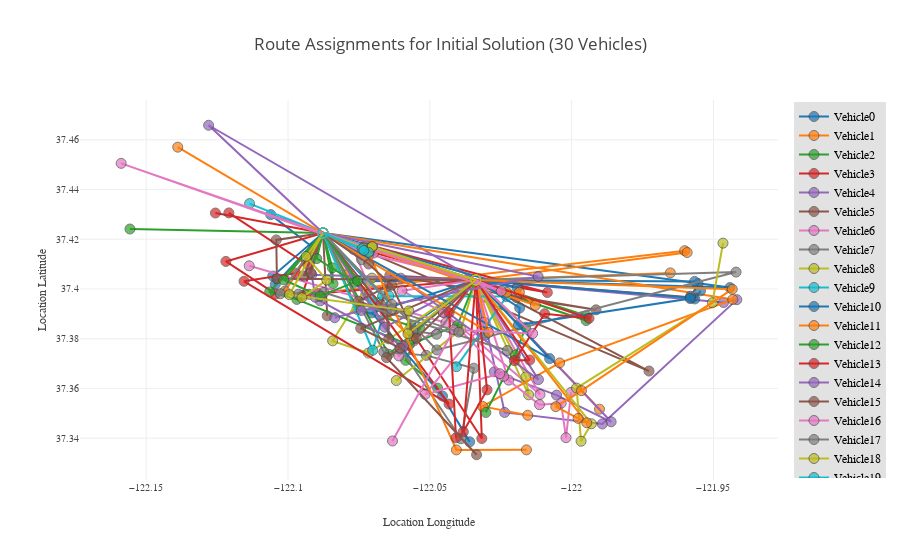

Source (notebook cell):
### Code cell
import plotly.offline as py
import plotly.graph_objs as go
import pandas as pd

py.offline.init_notebook_mode(connected=True)

#import data

#datapath = "C:\Users\Dan Steffy\Dropbox\Research\VRPVIS\\"
datapath = "/Users/TomCreo/Desktop/"

df_ArrivalTimes = pd.read_excel(str(datapath+"Assignment30.xlsx"), sheet_name="ArrivalTimes")
df_Locations = pd.read_excel(str(datapath+"Assignment30.xlsx"), sheet_name="Locations")
df_ArrivalLoad = pd.read_excel(str(datapath+"Assignment30.xlsx"), sheet_name="ArrivalLoad")
df_Demand = pd.read_excel(str(datapath+"Assignment30.xlsx"), sheet_name="Demand")
df_Requests = pd.read_csv(str(datapath+"Google_Campus_Data_217_Shifted.csv"))

#to store requestID associated with each stop
VehRequestID = []

#to store latitude associated with each stop
VehLat = []

#to store longitudes associated with each stop
VehLong = []

#marker fill based on pickup or dropoff
VehFill = []

#hovertext RequestID
VehText = []


#create lists of lists
for v in range(30):
    VehRequestID.append([])
    VehLat.append([])
    VehLong.append([])
    VehFill.append([])
    VehText.append([])
    
#calculate request ID associated with each stop
#extract latitude/longitude from requestID
#assign marker fill: pickup = 'circle', dropoff = 'circle-open'

clist = df_Locations.columns
for v in range(30):
    for i, location in enumerate(df_Locations[clist[v]].dropna(),start=1):
        vehdemand =  df_Demand[clist[v]].dropna()[i]
        if vehdemand == 1:
            VehRequestID[v].append(location/2)
            VehLat[v].append(df_Requests.fromLatitude[location/2])
            VehLong[v].append(df_Requests.fromLongitude[location/2])
            VehFill[v].append('circle')
            VehText[v].append('Pickup RequestID '+str(int(location/2)))
        elif vehdemand == -1:
            VehRequestID[v].append((location-1)/2)
            VehLat[v].append(df_Requests.toLatitude[(location-1)/2])
            VehLong[v].append(df_Requests.toLongitude[(location-1)/2])
            VehFill[v].append('circle-open')
            VehText[v].append('Dropoff RequestID '+str(int((location-1)/2)))

    
data = []
for v in range(30):
    trace = go.Scatter3d(
        x=VehLong[v],
        y=VehLat[v],
        z=df_ArrivalTimes[clist[v]].dropna(),
        name='Vehicle' + str(v),
        mode='lines+markers',
        marker=dict(
            size=6,
            symbol=VehFill[v],
            line=dict(
                width=0.5
            ),
            opacity=0.7
        ),
        line=dict(),
        text=VehText[v]
    )
    data.append(trace)

layout = go.Layout(
    margin=dict(
        l=0,
        r=0,
        b=0,
        t=0
    ),
    legend=dict(
        x=0,
        y=0,
        traceorder='normal',
        font=dict(
            family='sans-serif',
            size=12,
            color='#000'
        ),
        bgcolor='#E2E2E2',
        bordercolor='#FFFFFF',
        borderwidth=2
    )
)

fig = go.Figure(data=data, layout=layout)
#py.offline.iplot(fig)


#create 2d version of plot


data2d = []
for v in range(30):
    trace2d = go.Scatter(
        x=VehLong[v],
        y=VehLat[v],
        name='Vehicle' + str(v),
        mode='lines+markers',
        marker=dict(
            size=10,
            symbol=VehFill[v],
            line=dict(
                width=1.0
            ),
            opacity=0.7
        ),
        line=dict(),
        text=VehText[v],
    )
    data2d.append(trace2d)

layout2d = go.Layout(
    title = 'Route Assignments for Initial Solution (30 Vehicles)',
    legend=dict(
        traceorder='normal',
        font=dict(
            family='sans-serif',
            size=12,
            color='#000'
        ),
        bgcolor='#E2E2E2',
        bordercolor='#FFFFFF',
        borderwidth=2
    ),
    xaxis = dict(
        title = 'Location Longitude',
        titlefont=dict(
            family='Arial, sans-serif',
            size=12
        ),
        tickfont=dict(
            family='Arial, sans-serif',
            size=10
        ),
    ),
    yaxis = dict(
        title = 'Location Latitude',
        titlefont=dict(
            family='Arial, sans-serif',
            size=12
        ),
        tickfont=dict(
            family='Arial, sans-serif',
            size=10
        )
    )
    
)

fig2d = go.Figure(data=data2d, layout=layout2d)
py.offline.iplot(fig2d)

### Figure 1 — Plotly figure (JSON) as saved in the notebook; plotly's stock layout.template omitted (floating-point values rounded to 4 significant figures)
{"data": [{"marker": {"line": {"width": 1}, "opacity": 0.7, "size": 10, "symbol": ["circle", "circle-open", "circle", "circle", "circle-open", "circle-open", "circle", "circle", "circle-open", "circle", "circle-open", "circle-open", "circle", "circle-open", "circle", "circle-open"]}, "mode": "lines+markers", "name": "Vehicle0", "text": ["Pickup RequestID 0", "Dropoff RequestID 0", "Pickup RequestID 102", "Pickup RequestID 109", "Dropoff RequestID 109", "Dropoff RequestID 102", "Pickup RequestID 132", "Pickup RequestID 110", "Dropoff RequestID 110", "Pickup RequestID 146", "Dropoff RequestID 132", "Dropoff RequestID 146", "Pickup RequestID 189", "Dropoff RequestID 189", "Pickup RequestID 188", "Dropoff RequestID 188"], "type": "scatter", "uid": "735d5e6b-fa4a-11e8-b585-00264a01b5b6", "x": [-122.1, -122.1, -122.1, -122.1, -122.1, -122.1, -122.1, -122.1, -122.1, -122.1, -122.0, -122.0, -122.1, -122.0, -121.9, -122.1], "y": [37.42, 37.42, 37.43, 37.42, 37.42, 37.42, 37.4, 37.41, 37.42, 37.4, 37.4, 37.4, 37.39, 37.4, 37.4, 37.42]}, {"marker": {"line": {"width": 1}, "opacity": 0.7, "size": 10, "symbol": ["circle", "circle", "circle-open", "circle-open", "circle", "circle", "circle", "circle", "circle-open", "circle-open", "circle-open", "circle-open", "circle", "circle-open", "circle", "circle-open"]}, "mode": "lines+markers", "name": "Vehicle1", "text": ["Pickup RequestID 2", "Pickup RequestID 1", "Dropoff RequestID 2", "Dropoff RequestID 1", "Pickup RequestID 119", "Pickup RequestID 117", "Pickup RequestID 120", "Pickup RequestID 135", "Dropoff RequestID 119", "Dropoff RequestID 135", "Dropoff RequestID 120", "Dropoff RequestID 117", "Pickup RequestID 156", "Dropoff RequestID 156", "Pickup RequestID 208", "Dropoff RequestID 208"], "type": "scatter", "uid": "735d630f-fa4a-11e8-8d87-00264a01b5b6", "x": [-122.1, -122.1, -122.1, -122.1, -122.1, -122.1, -122.0, -122.0, -122.0, -122.0, -122.0, -122.0, -122.0, -122.0, -122.0, -122.0], "y": [37.38, 37.41, 37.42, 37.42, 37.4, 37.4, 37.42, 37.41, 37.4, 37.4, 37.4, 37.4, 37.35, 37.4, 37.41, 37.4]}, {"marker": {"line": {"width": 1}, "opacity": 0.7, "size": 10, "symbol": ["circle", "circle", "circle", "circle", "circle-open", "circle-open", "circle-open", "circle-open", "circle", "circle", "circle-open", "circle-open", "circle", "circle-open", "circle", "circle", "circle-open", "circle-open", "circle", "circle-open"]}, "mode": "lines+markers", "name": "Vehicle2", "text": ["Pickup RequestID 3", "Pickup RequestID 7", "Pickup RequestID 14", "Pickup RequestID 15", "Dropoff RequestID 14", "Dropoff RequestID 15", "Dropoff RequestID 7", "Dropoff RequestID 3", "Pickup RequestID 129", "Pickup RequestID 122", "Dropoff RequestID 129", "Dropoff RequestID 122", "Pickup RequestID 127", "Dropoff RequestID 127", "Pickup RequestID 162", "Pickup RequestID 176", "Dropoff RequestID 162", "Dropoff RequestID 176", "Pickup RequestID 201", "Dropoff RequestID 201"], "type": "scatter", "uid": "735d65ca-fa4a-11e8-8b0e-00264a01b5b6", "x": [-122.0, -122.1, -122.1, -122.1, -122.1, -122.1, -122.1, -122.1, -122.1, -122.1, -122.1, -122.1, -122.1, -122.0, -122.0, -122.0, -122.1, -122.1, -122.2, -122.1], "y": [37.36, 37.37, 37.38, 37.39, 37.42, 37.42, 37.42, 37.42, 37.4, 37.41, 37.42, 37.42, 37.37, 37.4, 37.39, 37.39, 37.42, 37.42, 37.42, 37.42]}, {"marker": {"line": {"width": 1}, "opacity": 0.7, "size": 10, "symbol": ["circle", "circle", "circle-open", "circle", "circle-open", "circle-open", "circle", "circle", "circle-open", "circle-open", "circle", "circle-open", "circle", "circle", "circle-open", "circle-open", "circle", "circle-open"]}, "mode": "lines+markers", "name": "Vehicle3", "text": ["Pickup RequestID 4", "Pickup RequestID 9", "Dropoff RequestID 9", "Pickup RequestID 8", "Dropoff RequestID 8", "Dropoff RequestID 4", "Pickup RequestID 92", "Pickup RequestID 96", "Dropoff RequestID 96", "Dropoff RequestID 92", "Pickup RequestID 101", "Dropoff RequestID 101", "Pickup RequestID 157", "Pickup RequestID 203", "Dropoff RequestID 157", "Dropoff RequestID 203", "Pickup RequestID 215", "Dropoff RequestID 215"], "type": "scatter", "uid": "735d6875-fa4a-11e8-bf66-00264a01b5b6", "x": [-122.1, -122.1, -122.1, -122.1, -122.0, -122.0, -122.0, -122.1, -122.0, -122.0, -122.0, -122.1, -122.1, -122.1, -122.0, -122.1, -122.1, -122.1], "y": [37.4, 37.41, 37.42, 37.42, 37.4, 37.4, 37.34, 37.38, 37.4, 37.4, 37.4, 37.42, 37.4, 37.4, 37.4, 37.42, 37.43, 37.42]}, {"marker": {"line": {"width": 1}, "opacity": 0.7, "size": 10, "symbol": ["circle", "circle", "circle", "circle-open", "circle-open", "circle-open", "circle", "circle", "circle", "circle", "circle-open", "circle-open", "circle-open", "circle-open", "circle", "circle-open", "circle", "circle-open"]}, "mode": "lines+markers", "name": "Vehicle4", "text": ["Pickup RequestID 5", "Pickup RequestID 6", "Pickup RequestID 13", "Dropoff RequestID 5", "Dropoff RequestID 13", "Dropoff RequestID 6", "Pickup RequestID 104", "Pickup RequestID 111", "Pickup RequestID 128", "Pickup RequestID 106", "Dropoff RequestID 111", "Dropoff RequestID 106", "Dropoff RequestID 128", "Dropoff RequestID 104", "Pickup RequestID 206", "Dropoff RequestID 206", "Pickup RequestID 181", "Dropoff RequestID 181"], "type": "scatter", "uid": "735d6b30-fa4a-11e8-a3a2-00264a01b5b6", "x": [-122.0, -122.0, -122.0, -122.0, -122.0, -122.0, -122.0, -122.0, -121.9, -121.9, -122.0, -122.0, -122.1, -122.1, -122.1, -122.1, -122.1, -122.0], "y": [37.37, 37.36, 37.35, 37.4, 37.4, 37.4, 37.35, 37.35, 37.4, 37.39, 37.4, 37.4, 37.42, 37.42, 37.42, 37.42, 37.47, 37.4]}, {"marker": {"line": {"width": 1}, "opacity": 0.7, "size": 10, "symbol": ["circle", "circle-open", "circle", "circle", "circle", "circle-open", "circle-open", "circle-open", "circle", "circle-open", "circle", "circle-open", "circle", "circle-open"]}, "mode": "lines+markers", "name": "Vehicle5", "text": ["Pickup RequestID 10", "Dropoff RequestID 10", "Pickup RequestID 114", "Pickup RequestID 107", "Pickup RequestID 133", "Dropoff RequestID 133", "Dropoff RequestID 114", "Dropoff RequestID 107", "Pickup RequestID 123", "Dropoff RequestID 123", "Pickup RequestID 209", "Dropoff RequestID 209", "Pickup RequestID 211", "Dropoff RequestID 211"], "type": "scatter", "uid": "735d6de3-fa4a-11e8-b562-00264a01b5b6", "x": [-122.0, -122.0, -122.1, -122.0, -122.0, -122.0, -122.0, -122.0, -122.0, -122.1, -122.1, -122.1, -122.1, -122.1], "y": [37.4, 37.4, 37.41, 37.39, 37.4, 37.4, 37.4, 37.4, 37.37, 37.42, 37.42, 37.42, 37.39, 37.42]}, {"marker": {"line": {"width": 1}, "opacity": 0.7, "size": 10, "symbol": ["circle", "circle", "circle", "circle", "circle-open", "circle-open", "circle-open", "circle-open", "circle", "circle", "circle", "circle-open", "circle-open", "circle-open", "circle", "circle", "circle", "circle", "circle", "circle", "circle-open", "circle-open", "circle-open", "circle-open", "circle-open", "circle-open", "circle", "circle", "circle-open", "circle-open"]}, "mode": "lines+markers", "name": "Vehicle6", "text": ["Pickup RequestID 11", "Pickup RequestID 17", "Pickup RequestID 16", "Pickup RequestID 28", "Dropoff RequestID 28", "Dropoff RequestID 17", "Dropoff RequestID 11", "Dropoff RequestID 16", "Pickup RequestID 116", "Pickup RequestID 115", "Pickup RequestID 125", "Dropoff RequestID 115", "Dropoff RequestID 125", "Dropoff RequestID 116", "Pickup RequestID 186", "Pickup RequestID 204", "Pickup RequestID 166", "Pickup RequestID 165", "Pickup RequestID 205", "Pickup RequestID 187", "Dropoff RequestID 165", "Dropoff RequestID 204", "Dropoff RequestID 205", "Dropoff RequestID 187", "Dropoff RequestID 186", "Dropoff RequestID 166", "Pickup RequestID 214", "Pickup RequestID 216", "Dropoff RequestID 214", "Dropoff RequestID 216"], "type": "scatter", "uid": "735d7080-fa4a-11e8-bc8e-00264a01b5b6", "x": [-122.1, -122.0, -122.1, -122.1, -122.1, -122.1, -122.0, -122.0, -122.0, -122.0, -122.1, -122.0, -122.1, -122.1, -122.1, -122.1, -122.1, -122.1, -122.1, -122.1, -122.0, -122.0, -122.0, -122.0, -122.0, -122.0, -122.0, -122.0, -122.0, -122.0], "y": [37.41, 37.39, 37.37, 37.42, 37.42, 37.42, 37.4, 37.4, 37.36, 37.39, 37.4, 37.4, 37.42, 37.42, 37.42, 37.42, 37.42, 37.42, 37.41, 37.41, 37.4, 37.4, 37.4, 37.4, 37.4, 37.4, 37.39, 37.36, 37.4, 37.4]}, {"marker": {"line": {"width": 1}, "opacity": 0.7, "size": 10, "symbol": ["circle", "circle-open", "circle", "circle", "circle", "circle", "circle-open", "circle-open", "circle-open", "circle-open", "circle", "circle-open"]}, "mode": "lines+markers", "name": "Vehicle7", "text": ["Pickup RequestID 12", "Dropoff RequestID 12", "Pickup RequestID 131", "Pickup RequestID 139", "Pickup RequestID 137", "Pickup RequestID 130", "Dropoff RequestID 139", "Dropoff RequestID 137", "Dropoff RequestID 131", "Dropoff RequestID 130", "Pickup RequestID 170", "Dropoff RequestID 170"], "type": "scatter", "uid": "735dc670-fa4a-11e8-b1ef-00264a01b5b6", "x": [-122.1, -122.1, -122.0, -122.0, -122.1, -122.1, -122.1, -122.1, -122.1, -122.1, -122.1, -122.1], "y": [37.41, 37.42, 37.34, 37.37, 37.37, 37.37, 37.42, 37.42, 37.42, 37.42, 37.4, 37.42]}, {"marker": {"line": {"width": 1}, "opacity": 0.7, "size": 10, "symbol": ["circle", "circle", "circle-open", "circle-open", "circle", "circle", "circle", "circle-open", "circle-open", "circle-open", "circle", "circle", "circle-open", "circle-open"]}, "mode": "lines+markers", "name": "Vehicle8", "text": ["Pickup RequestID 19", "Pickup RequestID 18", "Dropoff RequestID 19", "Dropoff RequestID 18", "Pickup RequestID 126", "Pickup RequestID 124", "Pickup RequestID 121", "Dropoff RequestID 126", "Dropoff RequestID 124", "Dropoff RequestID 121", "Pickup RequestID 194", "Pickup RequestID 151", "Dropoff RequestID 194", "Dropoff RequestID 151"], "type": "scatter", "uid": "735dca59-fa4a-11e8-b41d-00264a01b5b6", "x": [-122.1, -122.0, -122.0, -122.0, -122.1, -122.1, -122.1, -122.0, -122.0, -122.0, -122.0, -122.0, -122.0, -122.0], "y": [37.36, 37.38, 37.4, 37.4, 37.4, 37.38, 37.37, 37.4, 37.4, 37.4, 37.36, 37.36, 37.4, 37.4]}, {"marker": {"line": {"width": 1}, "opacity": 0.7, "size": 10, "symbol": ["circle", "circle", "circle", "circle-open", "circle-open", "circle-open", "circle", "circle", "circle", "circle-open", "circle-open", "circle-open", "circle", "circle-open"]}, "mode": "lines+markers", "name": "Vehicle9", "text": ["Pickup RequestID 22", "Pickup RequestID 20", "Pickup RequestID 31", "Dropoff RequestID 31", "Dropoff RequestID 22", "Dropoff RequestID 20", "Pickup RequestID 136", "Pickup RequestID 140", "Pickup RequestID 142", "Dropoff RequestID 140", "Dropoff RequestID 142", "Dropoff RequestID 136", "Pickup RequestID 155", "Dropoff RequestID 155"], "type": "scatter", "uid": "735dcd14-fa4a-11e8-aa16-00264a01b5b6", "x": [-122.0, -122.0, -122.1, -122.1, -122.1, -122.1, -122.1, -122.1, -122.1, -122.1, -122.1, -122.1, -122.1, -122.1], "y": [37.37, 37.4, 37.4, 37.42, 37.42, 37.42, 37.4, 37.4, 37.38, 37.42, 37.42, 37.42, 37.43, 37.42]}, {"marker": {"line": {"width": 1}, "opacity": 0.7, "size": 10, "symbol": ["circle", "circle", "circle", "circle-open", "circle-open", "circle-open", "circle", "circle-open", "circle", "circle", "circle", "circle-open", "circle", "circle-open", "circle-open", "circle-open"]}, "mode": "lines+markers", "name": "Vehicle10", "text": ["Pickup RequestID 23", "Pickup RequestID 21", "Pickup RequestID 25", "Dropoff RequestID 25", "Dropoff RequestID 23", "Dropoff RequestID 21", "Pickup RequestID 134", "Dropoff RequestID 134", "Pickup RequestID 138", "Pickup RequestID 141", "Pickup RequestID 150", "Dropoff RequestID 138", "Pickup RequestID 173", "Dropoff RequestID 173", "Dropoff RequestID 150", "Dropoff RequestID 141"], "type": "scatter", "uid": "735dcfb0-fa4a-11e8-91bf-00264a01b5b6", "x": [-122.0, -122.0, -122.1, -122.0, -122.0, -122.0, -122.0, -122.0, -122.0, -122.0, -122.0, -122.0, -122.0, -122.1, -122.1, -122.1], "y": [37.34, 37.36, 37.39, 37.4, 37.4, 37.4, 37.38, 37.4, 37.4, 37.4, 37.4, 37.4, 37.4, 37.42, 37.42, 37.42]}, {"marker": {"line": {"width": 1}, "opacity": 0.7, "size": 10, "symbol": ["circle", "circle", "circle", "circle", "circle-open", "circle-open", "circle-open", "circle-open", "circle", "circle-open", "circle", "circle", "circle", "circle-open", "circle-open", "circle-open"]}, "mode": "lines+markers", "name": "Vehicle11", "text": ["Pickup RequestID 26", "Pickup RequestID 38", "Pickup RequestID 37", "Pickup RequestID 24", "Dropoff RequestID 38", "Dropoff RequestID 37", "Dropoff RequestID 26", "Dropoff RequestID 24", "Pickup RequestID 152", "Dropoff RequestID 152", "Pickup RequestID 154", "Pickup RequestID 179", "Pickup RequestID 174", "Dropoff RequestID 179", "Dropoff RequestID 154", "Dropoff RequestID 174"], "type": "scatter", "uid": "735dd26e-fa4a-11e8-b2b7-00264a01b5b6", "x": [-122.0, -122.0, -122.0, -121.9, -122.1, -122.1, -122.1, -122.1, -122.1, -122.1, -122.0, -122.0, -122.0, -122.1, -122.1, -122.1], "y": [37.35, 37.35, 37.37, 37.4, 37.42, 37.42, 37.42, 37.42, 37.46, 37.42, 37.39, 37.4, 37.4, 37.42, 37.42, 37.42]}, {"marker": {"line": {"width": 1}, "opacity": 0.7, "size": 10, "symbol": ["circle", "circle", "circle", "circle-open", "circle-open", "circle-open", "circle", "circle", "circle", "circle", "circle-open", "circle-open", "circle-open", "circle-open"]}, "mode": "lines+markers", "name": "Vehicle12", "text": ["Pickup RequestID 33", "Pickup RequestID 29", "Pickup RequestID 27", "Dropoff RequestID 33", "Dropoff RequestID 27", "Dropoff RequestID 29", "Pickup RequestID 143", "Pickup RequestID 144", "Pickup RequestID 149", "Pickup RequestID 148", "Dropoff RequestID 149", "Dropoff RequestID 144", "Dropoff RequestID 143", "Dropoff RequestID 148"], "type": "scatter", "uid": "735dd528-fa4a-11e8-80ca-00264a01b5b6", "x": [-122.0, -122.0, -122.0, -122.0, -122.0, -122.0, -122.0, -122.1, -122.1, -122.1, -122.1, -122.1, -122.1, -122.0], "y": [37.35, 37.37, 37.38, 37.4, 37.4, 37.4, 37.39, 37.38, 37.4, 37.4, 37.42, 37.42, 37.42, 37.4]}, {"marker": {"line": {"width": 1}, "opacity": 0.7, "size": 10, "symbol": ["circle", "circle", "circle-open", "circle-open", "circle", "circle", "circle", "circle-open", "circle-open", "circle-open"]}, "mode": "lines+markers", "name": "Vehicle13", "text": ["Pickup RequestID 30", "Pickup RequestID 34", "Dropoff RequestID 34", "Dropoff RequestID 30", "Pickup RequestID 161", "Pickup RequestID 160", "Pickup RequestID 197", "Dropoff RequestID 197", "Dropoff RequestID 161", "Dropoff RequestID 160"], "type": "scatter", "uid": "735dd7e6-fa4a-11e8-825f-00264a01b5b6", "x": [-122.1, -122.1, -122.1, -122.1, -122.0, -122.1, -122.1, -122.1, -122.1, -122.1], "y": [37.43, 37.41, 37.42, 37.42, 37.35, 37.4, 37.41, 37.42, 37.42, 37.42]}, {"marker": {"line": {"width": 1}, "opacity": 0.7, "size": 10, "symbol": ["circle", "circle", "circle", "circle", "circle-open", "circle-open", "circle-open", "circle-open", "circle", "circle", "circle-open", "circle-open", "circle", "circle-open"]}, "mode": "lines+markers", "name": "Vehicle14", "text": ["Pickup RequestID 32", "Pickup RequestID 35", "Pickup RequestID 36", "Pickup RequestID 45", "Dropoff RequestID 32", "Dropoff RequestID 45", "Dropoff RequestID 35", "Dropoff RequestID 36", "Pickup RequestID 147", "Pickup RequestID 145", "Dropoff RequestID 147", "Dropoff RequestID 145", "Pickup RequestID 164", "Dropoff RequestID 164"], "type": "scatter", "uid": "735dda85-fa4a-11e8-944d-00264a01b5b6", "x": [-122.1, -122.1, -122.1, -122.1, -122.0, -122.0, -122.0, -122.0, -122.0, -122.1, -122.0, -122.0, -122.1, -122.1], "y": [37.38, 37.4, 37.4, 37.41, 37.4, 37.4, 37.4, 37.4, 37.36, 37.4, 37.4, 37.4, 37.38, 37.42]}, {"marker": {"line": {"width": 1}, "opacity": 0.7, "size": 10, "symbol": ["circle", "circle", "circle", "circle", "circle", "circle-open", "circle-open", "circle-open", "circle-open", "circle-open", "circle", "circle", "circle-open", "circle-open", "circle", "circle", "circle-open", "circle-open"]}, "mode": "lines+markers", "name": "Vehicle15", "text": ["Pickup RequestID 42", "Pickup RequestID 55", "Pickup RequestID 39", "Pickup RequestID 41", "Pickup RequestID 62", "Dropoff RequestID 62", "Dropoff RequestID 55", "Dropoff RequestID 41", "Dropoff RequestID 42", "Dropoff RequestID 39", "Pickup RequestID 180", "Pickup RequestID 171", "Dropoff RequestID 180", "Dropoff RequestID 171", "Pickup RequestID 172", "Pickup RequestID 182", "Dropoff RequestID 172", "Dropoff RequestID 182"], "type": "scatter", "uid": "735ddd21-fa4a-11e8-a160-00264a01b5b6", "x": [-122.1, -122.1, -122.1, -122.1, -122.1, -122.1, -122.1, -122.1, -122.1, -122.1, -122.1, -122.1, -122.1, -122.1, -122.1, -122.1, -122.0, -122.0], "y": [37.38, 37.39, 37.4, 37.4, 37.39, 37.42, 37.42, 37.42, 37.42, 37.42, 37.41, 37.41, 37.42, 37.42, 37.42, 37.4, 37.4, 37.4]}, {"marker": {"line": {"width": 1}, "opacity": 0.7, "size": 10, "symbol": ["circle", "circle", "circle", "circle", "circle", "circle", "circle", "circle", "circle-open", "circle-open", "circle-open", "circle-open", "circle-open", "circle-open", "circle-open", "circle-open", "circle", "circle", "circle-open", "circle-open", "circle", "circle", "circle-open", "circle-open"]}, "mode": "lines+markers", "name": "Vehicle16", "text": ["Pickup RequestID 40", "Pickup RequestID 50", "Pickup RequestID 56", "Pickup RequestID 69", "Pickup RequestID 58", "Pickup RequestID 54", "Pickup RequestID 52", "Pickup RequestID 118", "Dropoff RequestID 56", "Dropoff RequestID 54", "Dropoff RequestID 40", "Dropoff RequestID 50", "Dropoff RequestID 52", "Dropoff RequestID 69", "Dropoff RequestID 58", "Dropoff RequestID 118", "Pickup RequestID 178", "Pickup RequestID 177", "Dropoff RequestID 178", "Dropoff RequestID 177", "Pickup RequestID 193", "Pickup RequestID 207", "Dropoff RequestID 207", "Dropoff RequestID 193"], "type": "scatter", "uid": "735ddfca-fa4a-11e8-9ce9-00264a01b5b6", "x": [-122.0, -122.0, -122.0, -122.0, -122.0, -122.0, -122.1, -122.0, -122.0, -122.0, -122.0, -122.0, -122.0, -122.1, -122.1, -122.1, -122.1, -122.1, -122.1, -122.1, -122.2, -122.1, -122.1, -122.1], "y": [37.36, 37.34, 37.35, 37.35, 37.36, 37.37, 37.36, 37.39, 37.4, 37.4, 37.4, 37.4, 37.4, 37.42, 37.42, 37.42, 37.42, 37.41, 37.42, 37.42, 37.45, 37.42, 37.42, 37.42]}, {"marker": {"line": {"width": 1}, "opacity": 0.7, "size": 10, "symbol": ["circle", "circle", "circle", "circle", "circle-open", "circle-open", "circle-open", "circle-open", "circle", "circle", "circle-open", "circle-open", "circle", "circle", "circle-open", "circle-open"]}, "mode": "lines+markers", "name": "Vehicle17", "text": ["Pickup RequestID 43", "Pickup RequestID 48", "Pickup RequestID 53", "Pickup RequestID 93", "Dropoff RequestID 93", "Dropoff RequestID 43", "Dropoff RequestID 53", "Dropoff RequestID 48", "Pickup RequestID 199", "Pickup RequestID 196", "Dropoff RequestID 199", "Dropoff RequestID 196", "Pickup RequestID 212", "Pickup RequestID 213", "Dropoff RequestID 212", "Dropoff RequestID 213"], "type": "scatter", "uid": "735de270-fa4a-11e8-a2f2-00264a01b5b6", "x": [-122.0, -122.1, -122.1, -122.1, -122.1, -122.1, -122.1, -122.1, -122.0, -121.9, -122.0, -122.0, -122.0, -122.1, -122.0, -122.0], "y": [37.38, 37.4, 37.4, 37.4, 37.42, 37.42, 37.42, 37.42, 37.38, 37.41, 37.4, 37.4, 37.38, 37.38, 37.4, 37.4]}, {"marker": {"line": {"width": 1}, "opacity": 0.7, "size": 10, "symbol": ["circle", "circle", "circle", "circle", "circle", "circle-open", "circle-open", "circle-open", "circle-open", "circle-open"]}, "mode": "lines+markers", "name": "Vehicle18", "text": ["Pickup RequestID 44", "Pickup RequestID 51", "Pickup RequestID 60", "Pickup RequestID 85", "Pickup RequestID 65", "Dropoff RequestID 85", "Dropoff RequestID 65", "Dropoff RequestID 60", "Dropoff RequestID 51", "Dropoff RequestID 44"], "type": "scatter", "uid": "735de523-fa4a-11e8-942e-00264a01b5b6", "x": [-121.9, -122.0, -122.0, -122.0, -122.0, -122.0, -122.0, -122.1, -122.1, -122.1], "y": [37.42, 37.39, 37.36, 37.34, 37.35, 37.4, 37.4, 37.42, 37.42, 37.42]}, {"marker": {"line": {"width": 1}, "opacity": 0.7, "size": 10, "symbol": ["circle", "circle-open"]}, "mode": "lines+markers", "name": "Vehicle19", "text": ["Pickup RequestID 46", "Dropoff RequestID 46"], "type": "scatter", "uid": "735de7d4-fa4a-11e8-bdaa-00264a01b5b6", "x": [-122.1, -122.1], "y": [37.42, 37.42]}, {"marker": {"line": {"width": 1}, "opacity": 0.7, "size": 10, "symbol": ["circle", "circle", "circle", "circle", "circle", "circle", "circle-open", "circle-open", "circle-open", "circle-open", "circle-open", "circle", "circle-open", "circle-open"]}, "mode": "lines+markers", "name": "Vehicle20", "text": ["Pickup RequestID 47", "Pickup RequestID 49", "Pickup RequestID 76", "Pickup RequestID 66", "Pickup RequestID 83", "Pickup RequestID 112", "Dropoff RequestID 112", "Dropoff RequestID 49", "Dropoff RequestID 47", "Dropoff RequestID 83", "Dropoff RequestID 66", "Pickup RequestID 90", "Dropoff RequestID 90", "Dropoff RequestID 76"], "type": "scatter", "uid": "735dea91-fa4a-11e8-988e-00264a01b5b6", "x": [-122.0, -122.0, -122.0, -122.0, -122.0, -122.0, -122.0, -122.0, -122.0, -122.0, -122.0, -122.0, -122.1, -122.1], "y": [37.4, 37.4, 37.4, 37.4, 37.39, 37.39, 37.4, 37.4, 37.4, 37.4, 37.4, 37.37, 37.42, 37.42]}, {"marker": {"line": {"width": 1}, "opacity": 0.7, "size": 10, "symbol": ["circle", "circle", "circle", "circle-open", "circle-open", "circle-open", "circle", "circle", "circle", "circle", "circle", "circle-open", "circle-open", "circle-open", "circle-open", "circle", "circle-open", "circle-open"]}, "mode": "lines+markers", "name": "Vehicle21", "text": ["Pickup RequestID 68", "Pickup RequestID 57", "Pickup RequestID 63", "Dropoff RequestID 68", "Dropoff RequestID 63", "Dropoff RequestID 57", "Pickup RequestID 158", "Pickup RequestID 192", "Pickup RequestID 185", "Pickup RequestID 159", "Pickup RequestID 163", "Dropoff RequestID 192", "Dropoff RequestID 163", "Dropoff RequestID 159", "Dropoff RequestID 158", "Pickup RequestID 210", "Dropoff RequestID 210", "Dropoff RequestID 185"], "type": "scatter", "uid": "735ded42-fa4a-11e8-9cb9-00264a01b5b6", "x": [-122.0, -122.0, -122.1, -122.0, -122.0, -122.0, -121.9, -122.0, -122.0, -122.0, -122.0, -122.0, -122.0, -122.0, -122.0, -122.0, -122.1, -122.1], "y": [37.34, 37.34, 37.42, 37.4, 37.4, 37.4, 37.4, 37.36, 37.35, 37.35, 37.35, 37.4, 37.4, 37.4, 37.4, 37.38, 37.42, 37.42]}, {"marker": {"line": {"width": 1}, "opacity": 0.7, "size": 10, "symbol": ["circle", "circle", "circle-open", "circle-open", "circle", "circle", "circle", "circle-open", "circle-open", "circle-open"]}, "mode": "lines+markers", "name": "Vehicle22", "text": ["Pickup RequestID 67", "Pickup RequestID 59", "Dropoff RequestID 67", "Dropoff RequestID 59", "Pickup RequestID 100", "Pickup RequestID 94", "Pickup RequestID 98", "Dropoff RequestID 100", "Dropoff RequestID 94", "Dropoff RequestID 98"], "type": "scatter", "uid": "735df000-fa4a-11e8-bdc6-00264a01b5b6", "x": [-122.1, -122.1, -122.1, -122.1, -122.1, -122.1, -122.1, -122.1, -122.1, -122.1], "y": [37.4, 37.41, 37.42, 37.42, 37.4, 37.4, 37.4, 37.42, 37.42, 37.42]}, {"marker": {"line": {"width": 1}, "opacity": 0.7, "size": 10, "symbol": ["circle", "circle", "circle-open", "circle-open", "circle", "circle", "circle", "circle", "circle-open", "circle-open", "circle-open", "circle-open", "circle", "circle", "circle-open", "circle-open"]}, "mode": "lines+markers", "name": "Vehicle23", "text": ["Pickup RequestID 70", "Pickup RequestID 61", "Dropoff RequestID 70", "Dropoff RequestID 61", "Pickup RequestID 168", "Pickup RequestID 167", "Pickup RequestID 169", "Pickup RequestID 183", "Dropoff RequestID 183", "Dropoff RequestID 169", "Dropoff RequestID 167", "Dropoff RequestID 168", "Pickup RequestID 195", "Pickup RequestID 202", "Dropoff RequestID 195", "Dropoff RequestID 202"], "type": "scatter", "uid": "735df2b0-fa4a-11e8-9a00-00264a01b5b6", "x": [-122.0, -122.0, -122.0, -122.0, -122.0, -122.0, -122.0, -122.0, -122.0, -122.0, -122.0, -122.0, -122.0, -122.0, -122.0, -122.0], "y": [37.34, 37.39, 37.4, 37.4, 37.37, 37.37, 37.39, 37.39, 37.4, 37.4, 37.4, 37.4, 37.34, 37.36, 37.4, 37.4]}, {"marker": {"line": {"width": 1}, "opacity": 0.7, "size": 10, "symbol": ["circle", "circle", "circle", "circle-open", "circle-open", "circle-open"]}, "mode": "lines+markers", "name": "Vehicle24", "text": ["Pickup RequestID 80", "Pickup RequestID 73", "Pickup RequestID 64", "Dropoff RequestID 80", "Dropoff RequestID 64", "Dropoff RequestID 73"], "type": "scatter", "uid": "735df563-fa4a-11e8-b176-00264a01b5b6", "x": [-122.1, -122.1, -122.0, -122.1, -122.1, -122.1], "y": [37.39, 37.39, 37.41, 37.42, 37.42, 37.42]}, {"marker": {"line": {"width": 1}, "opacity": 0.7, "size": 10, "symbol": ["circle", "circle", "circle", "circle", "circle-open", "circle-open", "circle-open", "circle-open", "circle", "circle", "circle", "circle-open", "circle-open", "circle-open"]}, "mode": "lines+markers", "name": "Vehicle25", "text": ["Pickup RequestID 74", "Pickup RequestID 71", "Pickup RequestID 75", "Pickup RequestID 72", "Dropoff RequestID 75", "Dropoff RequestID 74", "Dropoff RequestID 72", "Dropoff RequestID 71", "Pickup RequestID 175", "Pickup RequestID 184", "Pickup RequestID 190", "Dropoff RequestID 190", "Dropoff RequestID 175", "Dropoff RequestID 184"], "type": "scatter", "uid": "735df81e-fa4a-11e8-9b93-00264a01b5b6", "x": [-122.0, -122.1, -122.1, -122.1, -122.0, -122.0, -122.0, -122.0, -122.1, -122.1, -122.1, -122.1, -122.1, -122.1], "y": [37.33, 37.37, 37.38, 37.38, 37.4, 37.4, 37.4, 37.4, 37.38, 37.4, 37.41, 37.42, 37.42, 37.42]}, {"marker": {"line": {"width": 1}, "opacity": 0.7, "size": 10, "symbol": ["circle", "circle", "circle", "circle-open", "circle-open", "circle", "circle-open", "circle-open"]}, "mode": "lines+markers", "name": "Vehicle26", "text": ["Pickup RequestID 77", "Pickup RequestID 79", "Pickup RequestID 91", "Dropoff RequestID 79", "Dropoff RequestID 77", "Pickup RequestID 153", "Dropoff RequestID 153", "Dropoff RequestID 91"], "type": "scatter", "uid": "735dfadc-fa4a-11e8-901d-00264a01b5b6", "x": [-122.1, -122.0, -122.0, -122.0, -122.0, -122.0, -122.1, -122.1], "y": [37.34, 37.38, 37.38, 37.4, 37.4, 37.4, 37.42, 37.42]}, {"marker": {"line": {"width": 1}, "opacity": 0.7, "size": 10, "symbol": ["circle", "circle", "circle", "circle-open", "circle-open", "circle-open"]}, "mode": "lines+markers", "name": "Vehicle27", "text": ["Pickup RequestID 87", "Pickup RequestID 105", "Pickup RequestID 78", "Dropoff RequestID 105", "Dropoff RequestID 87", "Dropoff RequestID 78"], "type": "scatter", "uid": "735dfd97-fa4a-11e8-b911-00264a01b5b6", "x": [-122.0, -122.1, -122.1, -122.1, -122.1, -122.1], "y": [37.38, 37.39, 37.39, 37.42, 37.42, 37.42]}, {"marker": {"line": {"width": 1}, "opacity": 0.7, "size": 10, "symbol": ["circle", "circle", "circle", "circle-open", "circle", "circle", "circle", "circle", "circle", "circle-open", "circle-open", "circle-open", "circle-open", "circle-open", "circle-open", "circle-open", "circle", "circle", "circle", "circle-open", "circle-open", "circle-open"]}, "mode": "lines+markers", "name": "Vehicle28", "text": ["Pickup RequestID 82", "Pickup RequestID 89", "Pickup RequestID 103", "Dropoff RequestID 89", "Pickup RequestID 97", "Pickup RequestID 88", "Pickup RequestID 99", "Pickup RequestID 81", "Pickup RequestID 86", "Dropoff RequestID 103", "Dropoff RequestID 97", "Dropoff RequestID 88", "Dropoff RequestID 99", "Dropoff RequestID 86", "Dropoff RequestID 82", "Dropoff RequestID 81", "Pickup RequestID 198", "Pickup RequestID 191", "Pickup RequestID 200", "Dropoff RequestID 200", "Dropoff RequestID 198", "Dropoff RequestID 191"], "type": "scatter", "uid": "735e004a-fa4a-11e8-b4a9-00264a01b5b6", "x": [-122.1, -122.1, -122.1, -122.1, -122.1, -122.1, -122.1, -122.1, -122.1, -122.0, -122.0, -122.0, -122.0, -122.0, -122.0, -122.0, -122.1, -122.1, -122.1, -122.1, -122.1, -122.1], "y": [37.4, 37.4, 37.41, 37.42, 37.42, 37.42, 37.42, 37.42, 37.42, 37.4, 37.4, 37.4, 37.4, 37.4, 37.4, 37.4, 37.38, 37.39, 37.4, 37.42, 37.42, 37.42]}, {"marker": {"line": {"width": 1}, "opacity": 0.7, "size": 10, "symbol": ["circle", "circle-open", "circle", "circle", "circle-open", "circle-open"]}, "mode": "lines+markers", "name": "Vehicle29", "text": ["Pickup RequestID 84", "Dropoff RequestID 84", "Pickup RequestID 95", "Pickup RequestID 113", "Dropoff RequestID 95", "Dropoff RequestID 113"], "type": "scatter", "uid": "735e02fa-fa4a-11e8-85fd-00264a01b5b6", "x": [-122.1, -122.1, -122.1, -122.1, -122.1, -122.1], "y": [37.41, 37.42, 37.42, 37.42, 37.42, 37.42]}], "layout": {"legend": {"bgcolor": "#E2E2E2", "bordercolor": "#FFFFFF", "borderwidth": 2, "font": {"color": "#000", "family": "sans-serif", "size": 12}, "traceorder": "normal"}, "title": "Route Assignments for Initial Solution (30 Vehicles)", "xaxis": {"tickfont": {"family": "Arial, sans-serif", "size": 10}, "title": "Location Longitude", "titlefont": {"family": "Arial, sans-serif", "size": 12}}, "yaxis": {"tickfont": {"family": "Arial, sans-serif", "size": 10}, "title": "Location Latitude", "titlefont": {"family": "Arial, sans-serif", "size": 12}}}}
